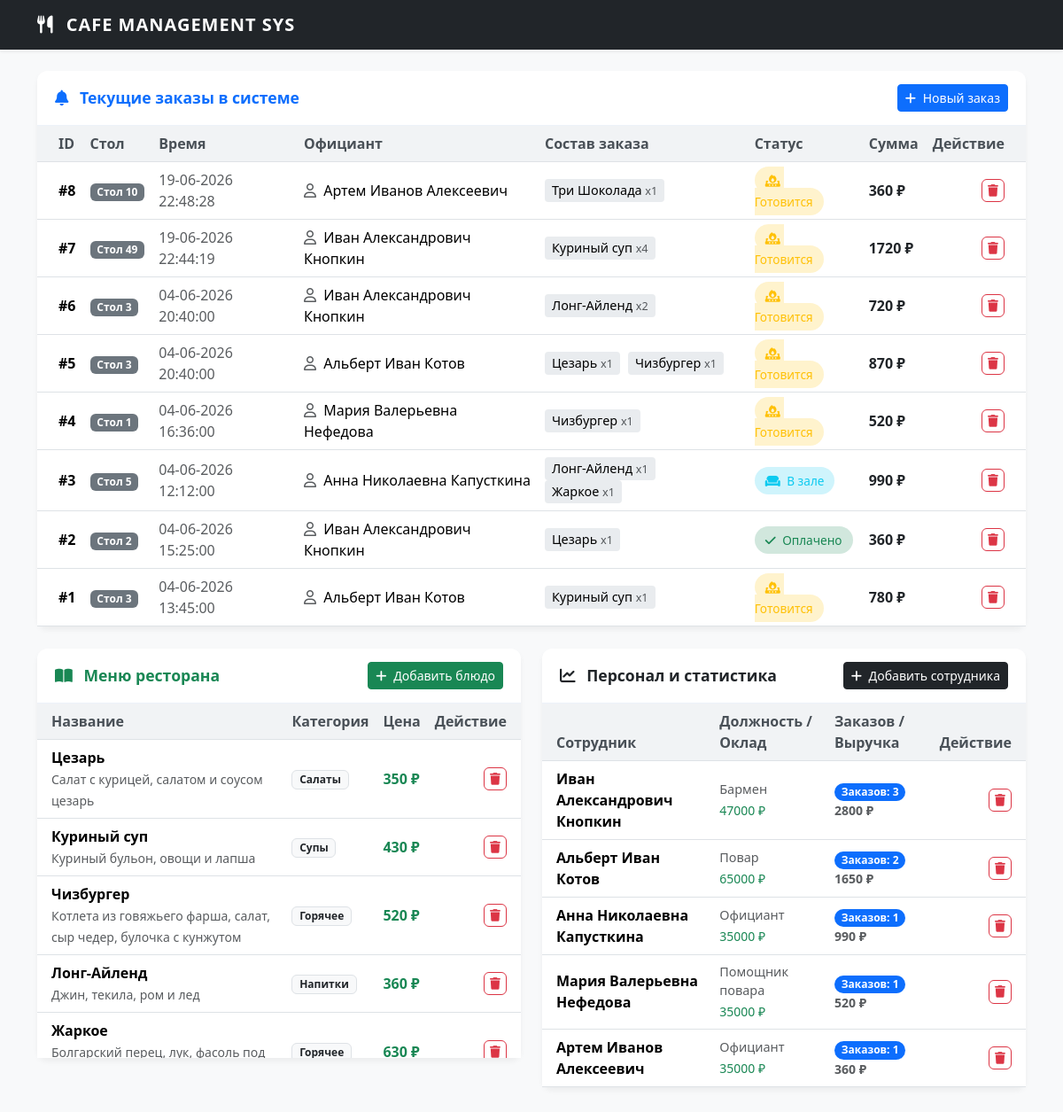
The page / on the database its author committed.
### tables this page shows
CREATE TABLE Orders (
                   id INTEGER PRIMARY KEY AUTOINCREMENT,
                   employe_ID INTEGER NOT NULL,
                   table_number INTEGER NOT NULL,
                   created TEXT NOT NULL,
                   status TEXT NOT NULL,
                   total_amount INTEGER NOT NULL,
                   FOREIGN KEY (employe_ID) REFERENCES Employees(id)
                   );

CREATE TABLE Employees (
                   id INTEGER PRIMARY KEY AUTOINCREMENT,
                   full_name TEXT NOT NULL,
                   position TEXT NOT NULL,
                   salary INTEGER NOT NULL
                   );

CREATE TABLE Orders_item (
                   id INTEGER PRIMARY KEY AUTOINCREMENT,
                   order_id INTEGER NOT NULL,
                   menu_id INTEGER NOT NULL,
                   quantity INTEGER NOT NULL,
                   price_order INTEGER NOT NULL,
                   FOREIGN KEY (order_id) REFERENCES Orders(id),
                   FOREIGN KEY (menu_id) REFERENCES Menu(id)
                   );

CREATE TABLE Menu (
                   id INTEGER PRIMARY KEY AUTOINCREMENT,
                   name TEXT NOT NULL,
                   description TEXT NOT NULL,
                   price INTEGER NOT NULL,
                   category TEXT NOT NULL
                   );

### app.py (the view)
@app.route('/')
def index():
    conn = get_db_connection()
    orders_rows = conn.execute("""
        SELECT o.id, e.full_name as employee_name, o.table_number, o.created, o.status, o.total_amount
        FROM Orders o
        LEFT JOIN Employees e ON o.employe_ID = e.id
        ORDER BY o.id DESC
    """).fetchall()
    orders = []
    for order in orders_rows:
        items = conn.execute("""
            SELECT oi.quantity, oi.price_order, m.name as dish_name
            FROM Orders_item oi
            JOIN Menu m ON oi.menu_id = m.id
            WHERE oi.order_id = ?
        """, (order['id'],)).fetchall()
        orders.append({
            "id": order['id'],
            "employee_name": order['employee_name'],
            "table_number": order['table_number'],
            "created": order['created'],
            "status": order['status'],
            "total_amount": order['total_amount'],
            "dishes": items
        })
    menu = conn.execute("SELECT * FROM Menu").fetchall()
    employees = conn.execute("SELECT * FROM Employees").fetchall()
    stats = conn.execute("""
        SELECT
            e.id, e.full_name, e.position, e.salary,
            COUNT(o.id) as orders_count,
            COALESCE(SUM(o.total_amount), 0) as revenue
        FROM Employees e
        LEFT JOIN Orders o ON e.id = o.employe_ID
        GROUP BY e.id
        ORDER BY revenue DESC
    """).fetchall()
    conn.close()
    return render_template('index.html', orders=orders, menu=menu, employees=employees, stats=stats)

### app.py (called while the page is built)
def get_db_connection():
    conn = sqlite3.connect(DB_NAME)
    conn.row_factory = sqlite3.Row
    return conn

### templates/index.html (shortened to what this page needs)
<!DOCTYPE html>
<html lang="ru">
<head>
    <link href="https://cdn.jsdelivr.net/npm/bootstrap@5.3.2/dist/css/bootstrap.min.css" rel="stylesheet">
    <link rel="stylesheet" href="https://cdnjs.cloudflare.com/ajax/libs/font-awesome/6.4.2/css/all.min.css">
</head>
<body>
    <nav class="navbar navbar-expand-lg navbar-dark bg-dark sticky-top shadow-sm">
        <div class="container">
            <a class="navbar-brand" href="#"><i class="fa-solid fa-utensils me-2"></i> CAFE MANAGEMENT SYS</a>
        </div>
    </nav>
    <div class="container my-4">
        <div class="card">
            <div class="card-header text-primary d-flex justify-content-between align-items-center">
                <span><i class="fa-solid fa-bell me-2"></i> Текущие заказы в системе</span>
                <button class="btn btn-sm btn-primary" data-bs-toggle="modal" data-bs-target="#addOrderModal">
                    <i class="fa-solid fa-plus me-1"></i> Новый заказ
                </button>
            </div>
            <div class="card-body p-0">
                <div class="table-responsive">
                    <table class="table table-hover align-middle mb-0">
                        <thead>
                            <tr>
                                <th class="ps-4">ID</th>
                                <th>Стол</th>
                                <th>Время</th>
                                <th>Официант</th>
                                <th>Состав заказа</th>
                                <th>Статус</th>
                                <th>Сумма</th>
                                <th class="pe-4 text-end">Действие</th>
                            </tr>
                        </thead>
                        <tbody>
                            {% for order in orders %}
                            <tr>
                                <td class="ps-4 fw-bold">#{{ order.id }}</td>
                                <td><span class="badge bg-secondary">Стол {{ order.table_number }}</span></td>
                                <td class="text-muted">{{ order.created }}</td>
                                <td><i class="fa-regular fa-user me-1 text-muted"></i> {{ order.employee_name or 'Не назначен' }}</td>
                                <td>
                                    {% for item in order.dishes %}
                                    <span class="dish-tag">
                                        {{ item.dish_name }} <small class="text-muted">x{{ item.quantity }}</small>
                                    </span>
                                    {% endfor %}
                                </td>
                                <td>
                                    {% if order.status in ['Готовиться', 'Готовится'] %}
                                        <span class="status-badge bg-warning-subtle text-warning"><i class="fa-solid fa-fire-burner me-1"></i> Готовится</span>
                                    {% elif order.status == 'В зале' %}
                                        <span class="status-badge bg-info-subtle text-info"><i class="fa-solid fa-couch me-1"></i> В зале</span>
                                    {% else %}
                                        <span class="status-badge bg-success-subtle text-success"><i class="fa-solid fa-check me-1"></i> Оплачено</span>
                                    {% endif %}
                                </td>
                                <td class="fw-bold text-dark">{{ order.total_amount }} ₽</td>
                                <td class="pe-4 text-end">
                                    <form action="{{ url_for('delete_order', order_id=order.id) }}" method="POST" class="d-inline" onsubmit="return confirm('Удалить этот заказ?');">
                                        <button type="submit" class="btn btn-outline-danger btn-action"><i class="fa-solid fa-trash"></i></button>
                                    </form>
                                </td>
                            </tr>
                            {% endfor %}
                        </tbody>
                    </table>
                </div>
            </div>
        </div>
        <div class="row">
            <div class="col-lg-6">
                <div class="card">
                    <div class="card-header text-success d-flex justify-content-between align-items-center">
                        <span><i class="fa-solid fa-book-open me-2"></i> Меню ресторана</span>
                        <button class="btn btn-sm btn-success" data-bs-toggle="modal" data-bs-target="#addDishModal">
                            <i class="fa-solid fa-plus me-1"></i> Добавить блюдо
                        </button>
                    </div>
                    <div class="card-body p-0">
                        <div class="table-responsive" style="max-height: 400px; overflow-y: auto;">
                            <table class="table table-hover align-middle mb-0">
                                <thead>
                                    <tr>
                                        <th class="ps-3">Название</th>
                                        <th>Категория</th>
                                        <th>Цена</th>
                                        <th class="pe-3 text-end">Действие</th>
                                    </tr>
                                </thead>
                                <tbody>
                                    {% for dish in menu %}
                                    <tr>
                                        <td class="ps-3">
                                            <div class="fw-bold">{{ dish.name }}</div>
                                            <small class="text-muted">{{ dish.description }}</small>
                                        </td>
                                        <td><span class="badge bg-light text-dark border">{{ dish.category }}</span></td>
                                        <td class="fw-bold text-success">{{ dish.price }} ₽</td>
                                        <td class="pe-3 text-end">
                                            <form action="{{ url_for('delete_dish', dish_id=dish.id) }}" method="POST" class="d-inline" onsubmit="return confirm('Удалить блюдо из меню?');">
                                                <button type="submit" class="btn btn-outline-danger btn-action"><i class="fa-solid fa-trash"></i></button>
                                            </form>
                                        </td>
                                    </tr>
                                    {% endfor %}
                                </tbody>
                            </table>
                        </div>
                    </div>
                </div>
            </div>
            <div class="col-lg-6">
                <div class="card">
                    <div class="card-header text-dark d-flex justify-content-between align-items-center">
                        <span><i class="fa-solid fa-chart-line me-2"></i> Персонал и статистика</span>
                        <button class="btn btn-sm btn-dark" data-bs-toggle="modal" data-bs-target="#addEmployeeModal">
                            <i class="fa-solid fa-plus me-1"></i> Добавить сотрудника
                        </button>
                    </div>
                    <div class="card-body p-0">
                        <div class="table-responsive">
                            <table class="table table-hover align-middle mb-0">
                                <thead>
                                    <tr>
                                        <th class="ps-3">Сотрудник</th>
                                        <th>Должность / Оклад</th>
                                        <th>Заказов / Выручка</th>
                                        <th class="pe-3 text-end">Действие</th>
                                    </tr>
                                </thead>
                                <tbody>
                                    {% for row in stats %}
                                    <tr>
                                        <td class="ps-3 fw-bold">{{ row.full_name }}</td>
                                        <td>
                                            <span class="text-muted d-block" style="font-size: 0.9rem;">{{ row.position }}</span>
                                            <small class="text-success">{{ row.salary }} ₽</small>
                                        </td>
                                        <td>
                                            <span class="badge rounded-pill bg-primary">Заказов: {{ row.orders_count }}</span>
                                            <small class="d-block text-muted fw-bold">{{ row.revenue }} ₽</small>
                                        </td>
                                        <td class="pe-3 text-end">
                                            <form action="{{ url_for('delete_employee', emp_id=row.id) }}" method="POST" class="d-inline" onsubmit="return confirm('Удалить сотрудника?');">
                                                <button type="submit" class="btn btn-outline-danger btn-action"><i class="fa-solid fa-trash"></i></button>
                                            </form>
                                        </td>
                                    </tr>
                                    {% endfor %}
                                </tbody>
                            </table>
                        </div>
                    </div>
                </div>
            </div>
        </div>
    </div>
</body>
</html>

### templates/index.html (style rules this page uses)
body { background-color: #f8f9fa; font-family: 'Segoe UI', Tahoma, Geneva, Verdana, sans-serif; }
.navbar-brand { font-weight: bold; letter-spacing: 1px; }
.card { border: none; border-radius: 12px; box-shadow: 0 4px 6px rgba(0,0,0,0.05); margin-bottom: 25px; }
.card-header { background-color: #fff; border-bottom: 1px solid #edf2f9; font-weight: bold; font-size: 1.1rem; padding: 15px 20px; border-radius: 12px 12px 0 0 !important; }
.status-badge { font-size: 0.85rem; padding: 6px 12px; border-radius: 30px; font-weight: 500; }
.table th { font-weight: 600; color: #495057; background-color: #f1f3f5; }
.dish-tag { background: #e9ecef; padding: 2px 8px; border-radius: 4px; font-size: 0.9rem; margin-right: 5px; display: inline-block; }
.btn-action { padding: 2px 6px; font-size: 0.85rem; }

### rows shown on the page
Orders: id "8", table_number "10", created "19-06-2026 22:48:28", full_name "Артем Иванов Алексеевич", status "Готовится", total_amount "360"
Orders_item: dish_name "Три Шоколада", quantity "1"
Orders: id "7", table_number "49", created "19-06-2026 22:44:19", full_name "Иван Александрович Кнопкин", status "Готовится", total_amount "1720"
Orders_item: dish_name "Куриный суп", quantity "4"
Orders: id "6", table_number "3", created "04-06-2026 20:40:00", full_name "Иван Александрович Кнопкин", status "Готовится", total_amount "720"
Orders_item: dish_name "Лонг-Айленд", quantity "2"
Orders: id "5", table_number "3", created "04-06-2026 20:40:00", full_name "Альберт Иван Котов", status "Готовится", total_amount "870"
Orders_item: dish_name "Цезарь", quantity "1"
Orders_item: dish_name "Чизбургер", quantity "1"
Orders: id "4", table_number "1", created "04-06-2026 16:36:00", full_name "Мария Валерьевна Нефедова", status "Готовится", total_amount "520"
Orders_item: dish_name "Чизбургер", quantity "1"
Orders: id "3", table_number "5", created "04-06-2026 12:12:00", full_name "Анна Николаевна Капусткина", status "В зале" (drawn), total_amount "990"
Orders_item: dish_name "Лонг-Айленд", quantity "1"
Orders_item: dish_name "Жаркое", quantity "1"
Orders: id "2", table_number "2", created "04-06-2026 15:25:00", full_name "Иван Александрович Кнопкин", status "Оплачено" (drawn), total_amount "360"
Orders_item: dish_name "Цезарь", quantity "1"
Orders: id "1", table_number "3", created "04-06-2026 13:45:00", full_name "Альберт Иван Котов", status "Готовится", total_amount "780"
Orders_item: dish_name "Куриный суп", quantity "1"
Menu: name "Цезарь", description "Салат с курицей, салатом и соусом цезарь", category "Салаты", price "350"
Menu: name "Куриный суп", description "Куриный бульон, овощи и лапша", category "Супы", price "430"
Menu: name "Чизбургер", description "Котлета из говяжьего фарша, салат, сыр чедер, булочка с кунжутом", category "Горячее", price "520"
Menu: name "Лонг-Айленд", description "Джин, текила, ром и лед", category "Напитки", price "360"
Menu: name "Жаркое", description "Болгарский перец, лук, фасоль под…", category "Горячее", price "630"
Employees: full_name "Иван Александрович Кнопкин", position "Бармен", salary "47000", orders_count "3", revenue "2800"
Employees: full_name "Альберт Иван Котов", position "Повар", salary "65000", orders_count "2", revenue "1650"
Employees: full_name "Анна Николаевна Капусткина", position "Официант", salary "35000", orders_count "1", revenue "990"
Employees: full_name "Мария Валерьевна Нефедова", position "Помощник повара", salary "35000", orders_count "1", revenue "520"
Employees: full_name "Артем Иванов Алексеевич", position "Официант", salary "35000", orders_count "1", revenue "360"
